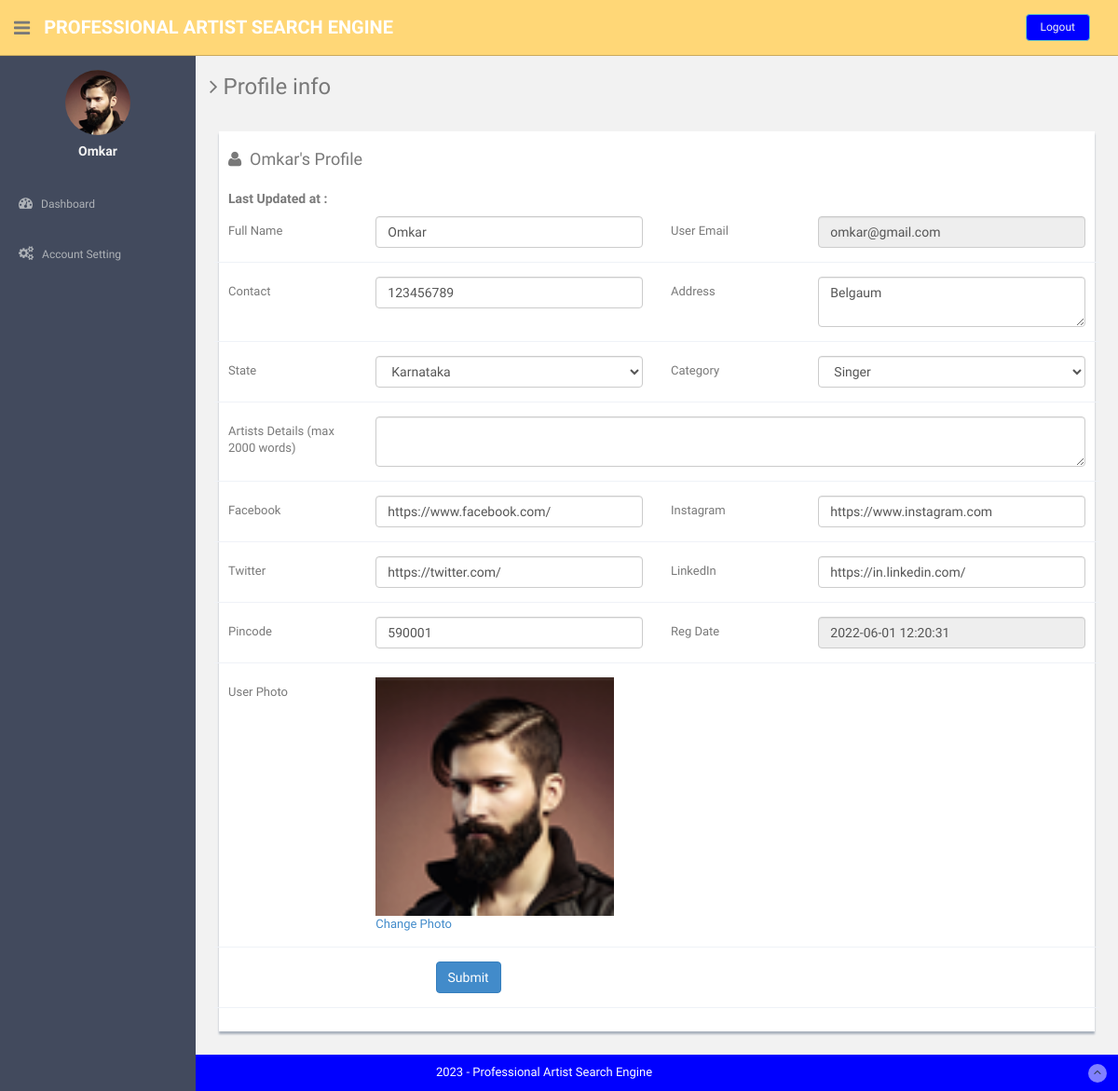
/users/profile.php (signed in), run on the app's committed database.
### tables this page shows
CREATE TABLE `users` (
  `id` int(11) NOT NULL,
  `fullName` varchar(255) DEFAULT NULL,
  `userEmail` varchar(255) DEFAULT NULL,
  `password` varchar(255) DEFAULT NULL,
  `contactNo` bigint(11) DEFAULT NULL,
  `address` tinytext DEFAULT NULL,
  `State` varchar(255) DEFAULT NULL,
  `categoryName` varchar(255) DEFAULT NULL,
  `pincode` int(6) DEFAULT NULL,
  `servicedetails` tinytext NOT NULL,
  `facebook` varchar(25) NOT NULL,
  `instagram` varchar(25) NOT NULL,
  `twitter` varchar(25) NOT NULL,
  `linkedin` varchar(25) NOT NULL,
  `userImage` varchar(255) DEFAULT NULL,
  `regDate` timestamp NOT NULL DEFAULT current_timestamp(),
  `updationDate` timestamp NULL DEFAULT NULL,
  `status` int(1) DEFAULT 0
);

### users/profile.php (the view, shortened to what this page needs)
<?php
include('includes/config.php');
if(strlen($_SESSION['login'])==0)
  {
header('location:index.php');
}
else{
?>
<!DOCTYPE html>
<html lang="en">
  <head>
    <link href="assets/css/bootstrap.css" rel="stylesheet">
    <link href="assets/font-awesome/css/font-awesome.css" rel="stylesheet" />
    <link rel="stylesheet" type="text/css" href="assets/js/bootstrap-datepicker/css/datepicker.css" />
    <link rel="stylesheet" type="text/css" href="assets/js/bootstrap-daterangepicker/daterangepicker.css" />
    <link href="assets/css/style.css" rel="stylesheet">
    <link href="assets/css/style-responsive.css" rel="stylesheet">
  </head>
  <body>
  <section id="container" >
     <?php include("includes/header.php");?>
      <?php include("includes/sidebar.php");?>
      <section id="main-content">
          <section class="wrapper">
          	<h3><i class="fa fa-angle-right"></i> Profile info</h3>
          	<div class="row mt">
          		<div class="col-lg-12">
                  <div class="form-panel">
 <?php $query=mysqli_query($con,"select * from users where userEmail='".$_SESSION['login']."'");
 while($row=mysqli_fetch_array($query))
 {
 ?>
  <h4 class="mb"><i class="fa fa-user"></i>&nbsp;&nbsp;<?php echo htmlentities($row['fullName']);?>'s Profile</h4>
    <h5><b>Last Updated at :</b>&nbsp;&nbsp;<?php echo htmlentities($row['updationDate']);?></h5>
                      <form class="form-horizontal style-form" method="post" name="profile" >
<div class="form-group">
<label class="col-sm-2 col-sm-2 control-label">Full Name</label>
<div class="col-sm-4">
<input type="text" name="fullname" required="required" value="<?php echo htmlentities($row['fullName']);?>" class="form-control" >
 </div>
<label class="col-sm-2 col-sm-2 control-label">User Email </label>
 <div class="col-sm-4">
<input type="email" name="useremail" required="required" value="<?php echo htmlentities($row['userEmail']);?>" class="form-control" readonly>
</div>
 </div>
<div class="form-group">
<label class="col-sm-2 col-sm-2 control-label">Contact</label>
 <div class="col-sm-4">
<input type="text" name="contactno" required="required" value="<?php echo htmlentities($row['contactNo']);?>" class="form-control">
</div>
<label class="col-sm-2 col-sm-2 control-label">Address </label>
<div class="col-sm-4">
<textarea  name="address" required="required" class="form-control"><?php echo htmlentities($row['address']);?></textarea>
</div>
</div>
<div class="form-group">
<label class="col-sm-2 col-sm-2 control-label">State</label>
<div class="col-sm-4">
<select name="state" required="required" class="form-control">
<option value="<?php echo htmlentities($row['State']);?>"><?php echo htmlentities($st=$row['State']);?></option>
</select>
</div>
<label class="col-sm-2 col-sm-2 control-label">Category</label>
<div class="col-sm-4">
<select name="categoryName" required="required" class="form-control">
<option value="<?php echo htmlentities($row['categoryName']);?>"><?php echo htmlentities($st=$row['categoryName']);?></option>
</select>
</div>
</div>
<div class="form-group">
<label class="col-sm-2 col-sm-2 control-label">Artists Details (max 2000 words) </label>
<div class="col-sm-10">
<textarea  name="servicedetails" class="form-control" value="<?php echo htmlentities($row['servicedetails']);?>"></textarea>
</div>
</div>
<div class="form-group">
<label class="col-sm-2 col-sm-2 control-label">Facebook</label>
<div class="col-sm-4">
<input type="text" name="facebook" required="required" value="<?php echo htmlentities($row['facebook']);?>" class="form-control">
</div>
<label class="col-sm-2 col-sm-2 control-label">Instagram </label>
<div class="col-sm-4">
<input type="text" name="instagram" required="required" value="<?php echo htmlentities($row['instagram']);?>" class="form-control">
 </div>
</div><div class="form-group">
<label class="col-sm-2 col-sm-2 control-label">Twitter</label>
<div class="col-sm-4">
<input type="text" name="twitter"  required="required" value="<?php echo htmlentities($row['twitter']);?>" class="form-control">
</div>
<label class="col-sm-2 col-sm-2 control-label">LinkedIn </label>
<div class="col-sm-4">
<input type="text" name="linkedin" required="required" value="<?php echo htmlentities($row['linkedin']);?>" class="form-control" >
 </div>
</div>
<div class="form-group">
<label class="col-sm-2 col-sm-2 control-label">Pincode</label>
<div class="col-sm-4">
<input type="text" name="pincode" maxlength="6" required="required" value="<?php echo htmlentities($row['pincode']);?>" class="form-control">
</div>
<label class="col-sm-2 col-sm-2 control-label">Reg Date </label>
<div class="col-sm-4">
<input type="text" name="regdate" required="required" value="<?php echo htmlentities($row['regDate']);?>" class="form-control" readonly>
 </div>
</div>
<div class="form-group">
<label class="col-sm-2 col-sm-2 control-label">User Photo</label>
<div class="col-sm-4">
<?php $userphoto=$row['userImage'];
if($userphoto==""):
?>
<img src="userimages/noimage.png" width="256" height="256" >
<a href="update-image.php">Change Photo</a>
<?php else:?>
	<img src="userimages/<?php echo htmlentities($userphoto);?>" width="256" height="256">
	<a href="update-image.php">Change Photo</a>
<?php endif;?>
</div>
</div>
<?php } ?>
                          <div class="form-group">
                           <div class="col-sm-10" style="padding-left:25% ">
<button type="submit" name="submit" class="btn btn-primary">Submit</button>
</div>
</div>
                          </form>
                          </div>
                          </div>
                          </div>
		</section>
      </section>
    <?php include("includes/footer.php");?>
  </section>
  </body>
</html>
<?php } ?>

### users/includes/header.php
<header class="header black-bg">
             <div class="sidebar-toggle-box">
                 <div class="fa fa-bars tooltips" data-placement="right" data-original-title="Toggle Navigation"></div>
             </div>
           <a href="dashboard.php" class="logo"><b>Professional Artist Search Engine</b></a>
           <div class="top-menu">
           	<ul class="nav pull-right top-menu">
                   <li><a class="logout" href="logout.php">Logout</a></li>
           	</ul>
           </div>
       </header>

### users/includes/sidebar.php (shortened to what this page needs)
<aside>
          <div id="sidebar"  class="nav-collapse ">
              <ul class="sidebar-menu" id="nav-accordion">
                              <?php $query=mysqli_query($con,"select fullName,userImage from users where userEmail='".$_SESSION['login']."'");
 while($row=mysqli_fetch_array($query))
 {
 ?>
                  <p class="centered"><a href="profile.php">
<?php $userphoto=$row['userImage'];
if($userphoto==""):
?>
<img src="userimages/noimage.png"  class="img-circle" width="70" height="70" >
<?php else:?>
  <img src="userimages/<?php echo htmlentities($userphoto);?>" class="img-circle" width="70" height="70">
<?php endif;?>
</a>
</p>
                  <h5 class="centered"><?php echo htmlentities($row['fullName']);?></h5>
                  <?php } ?>
                  <li class="mt">
                      <a href="dashboard.php">
                          <i class="fa fa-dashboard"></i>
                          <span>Dashboard</span>
                      </a>
                  </li>
                  <li class="sub-menu">
                      <a href="javascript:;" >
                          <i class="fa fa-cogs"></i>
                          <span>Account Setting</span>
                      </a>
                  </li>
              </ul>
          </div>
      </aside>

### users/includes/footer.php
<footer class="site-footer">
         <div class="text-center">
             <?php echo date('Y')?> - Professional Artist Search Engine
             <a href="#" class="go-top">
                 <i class="fa fa-angle-up"></i>
             </a>
         </div>
     </footer>

### users/assets/css/style.css (style rules this page uses)
body { color: #797979; background: #f2f2f2; font-family: 'Ruda', sans-serif; padding: 0px !important; margin: 0px !important; font-size:13px; }
ul li { list-style: none; }
a, a:hover, a:focus { text-decoration: none; outline: none; }
#container { width: 100%; height: 100%; }
.centered { text-align: center; }
.mt { margin-top: 25px; }
.mb { margin-bottom: 25px; }
ul.top-menu > li > .logout { color: #f2f2f2; font-size: 12px; border-radius: 4px; -webkit-border-radius: 4px; border: 1px solid #64c3c2 !important; padding: 5px 15px; margin-right: 15px; background: blue; margin-top: 15px; }
#sidebar { width: 210px; height: 100%; position: fixed; background: #424a5d; }
#sidebar h5 { color: #f2f2f2; font-weight: 700; }
#sidebar ul li { position: relative; }
ul.sidebar-menu , ul.sidebar-menu li ul.sub { margin: -2px 0 0; padding: 0; }
ul.sidebar-menu { margin-top: 75px; }
ul.sidebar-menu li { margin-bottom: 5px; margin-left:10px; margin-right:10px; }
ul.sidebar-menu li.sub-menu { line-height: 15px; }
ul.sidebar-menu li a span { display: inline-block; }
ul.sidebar-menu li a { color: #aeb2b7; text-decoration: none; display: block; padding: 15px 0 15px 10px; font-size: 12px; outline: none; -webkit-transition: all 0.3s ease; -moz-transition: all 0.3s ease; -o-transition: all 0.3s ease; -ms-transition: all 0.3s ease; transition: all 0.3s ease; }
ul.sidebar-menu li a i { font-size: 15px; padding-right: 6px; }
#main-content { margin-left: 210px; }
.header, .footer { min-height: 60px; padding: 0 15px; }
.header { position: fixed; left: 0; right: 0; z-index: 1002; }
.black-bg { background: #ffd777; border-bottom: 1px solid #c9aa5f; }
.wrapper { display: inline-block; margin-top: 60px; padding-left: 15px; padding-right: 15px; padding-bottom: 15px; padding-top: 0px; width: 100%; }
a.logo { font-size: 20px; color: #ffffff; float: left; margin-top: 15px; text-transform: uppercase; }
a.logo b { font-weight: 900; }
#top_menu .nav > li, ul.top-menu > li { float: left; }
ul.top-menu > li > a { color: #666666; font-size: 16px; border-radius: 4px; -webkit-border-radius: 4px; border:1px solid #666666 !important; padding: 2px 6px; margin-right: 15px; }
.sidebar-toggle-box { float: left; padding-right: 15px; margin-top: 20px; }
.sidebar-toggle-box .fa-bars { cursor: pointer; display: inline-block; font-size: 20px; }
.form-panel { background: #ffffff; margin: 10px; padding: 10px; box-shadow: 0px 3px 2px #aab2bd; text-align: left; }
label { font-weight: 400; }
.form-horizontal.style-form .form-group { border-bottom: 1px solid #eff2f7; padding-bottom: 15px; margin-bottom: 15px; }
@media (min-width: 768px) { .form-horizontal .control-label { text-align: left; } }
.site-footer { background: blue; color: #fff; padding: 10px 0; }
.go-top { margin-right: 1%; float: right; background: rgba(255,255,255,.5); width: 20px; height: 20px; border-radius: 50%; -webkit-border-radius: 50%; }
.go-top i { color: #2A3542; }

### data on the page
users: userImage (picture), fullName "Omkar", fullname "Omkar", useremail "omkar@gmail.com", contactno "123456789", address "Belgaum", state "Karnataka", categoryName "Singer", facebook "https://www.facebook.com/", instagram "https://www.instagram.com", twitter "https://twitter.com/", linkedin "https://in.linkedin.com/", pincode "590001", regdate "2022-06-01 12:20:31"
